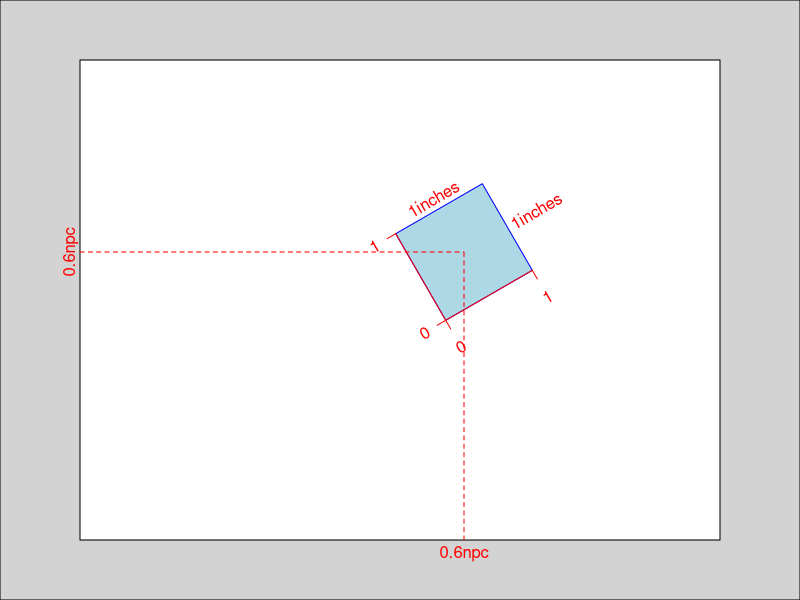
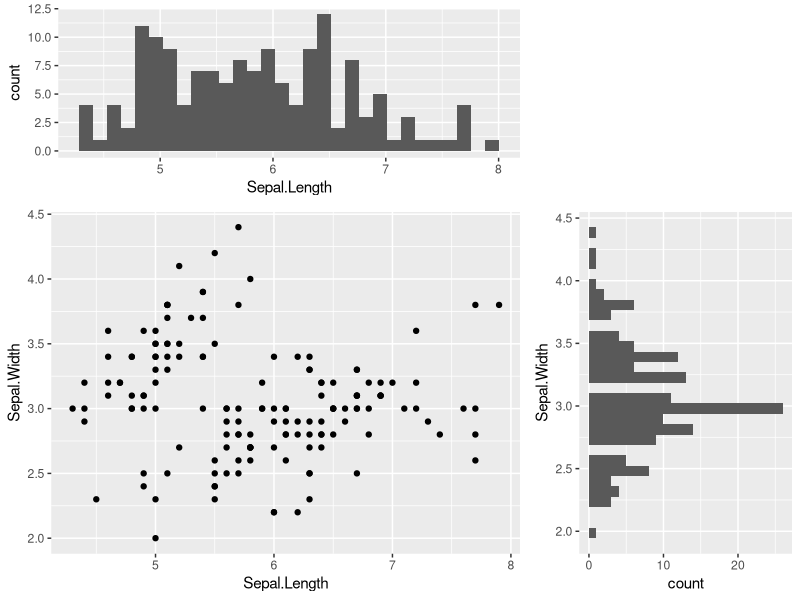
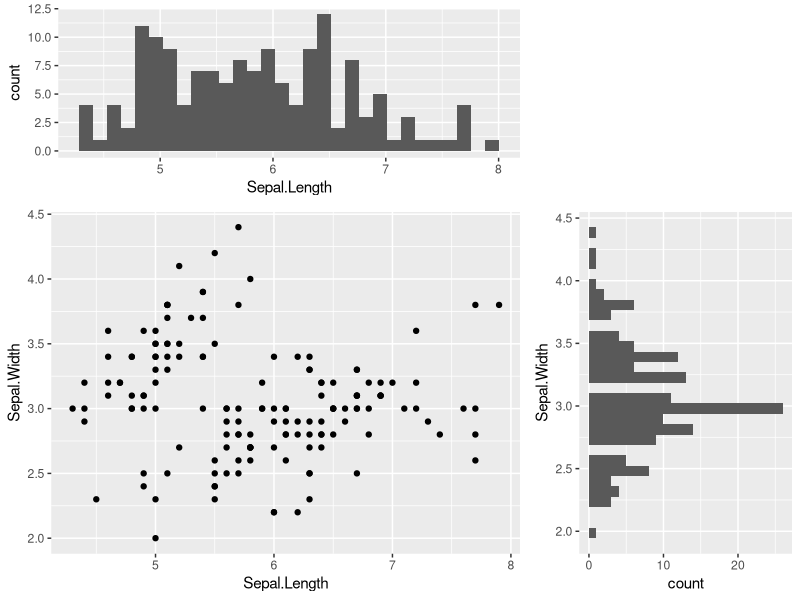
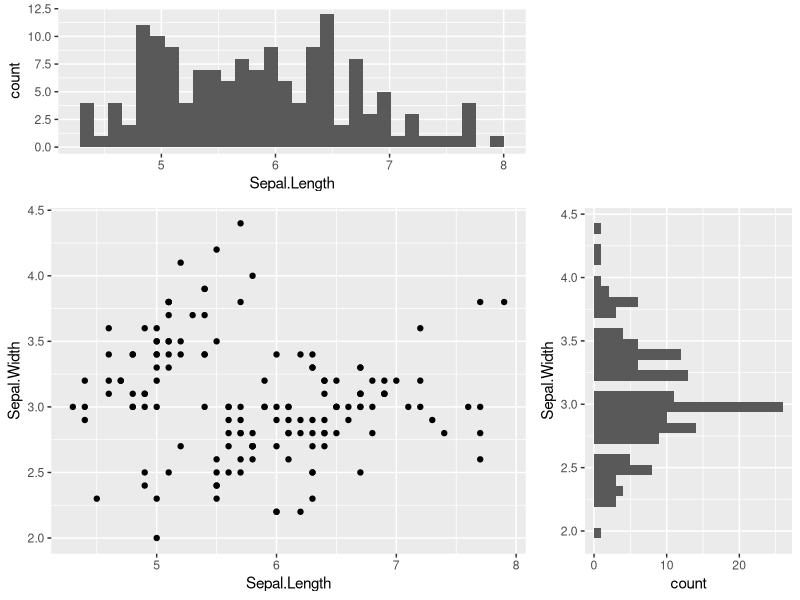

Generate these figures, in order, with R:
## ---- chunk 1
knitr::opts_chunk$set(echo = TRUE, warning=FALSE, message=FALSE)
## ---- chunk 2
library(grid)
grid.show.viewport(viewport(x=0.6, y=0.6, width=unit(1, "inches"), height=unit(1, "inches"), angle=30))
## ---- chunk 3
library(grid)
library(ggplot2)
# prepare ggplot charts
p.hist.len <- ggplot(iris) + geom_histogram(aes(x=Sepal.Length))
p.hist.wid <- ggplot(iris) + geom_histogram(aes(x=Sepal.Width)) + coord_flip()
p.scatter <- ggplot(iris) + geom_point(aes(x=Sepal.Length, y=Sepal.Width))

# create viewports
grid.newpage()
vp.len <- viewport(x=0, y=0.66, width=0.66, height=0.34, just=c("left", "bottom"))
vp.wid <- viewport(x=0.66, y=0, width=0.34, height=0.66, just=c("left", "bottom"))
vp.scatter <- viewport(x=0, y=0, width=0.66, height=0.66, just=c("left", "bottom"))

# direct the charts into the specified viewport
print(p.hist.len, vp=vp.len)
print(p.hist.wid, vp=vp.wid)
print(p.scatter, vp=vp.scatter)
## ---- chunk 4
# top left panel
grid.newpage()
vp.len <- viewport(x=0, y=0.66, width=0.66, height=0.34, just=c("left", "bottom"))
pushViewport(vp.len)
print(p.hist.len, newpage=F)
upViewport() # 返回父节点

# bottom right panel
vp.wid <- viewport(x=0.66, y=0, width=0.34, height=0.66, just=c("left", "bottom"))
pushViewport(vp.wid)
print(p.hist.wid, newpage=F)
upViewport()

# bottom left panel
vp.scatter <- viewport(x=0, y=0, width=0.66, height=0.66, just=c("left", "bottom"))
pushViewport(vp.scatter)
print(p.scatter, newpage=F)
upViewport()
## ---- chunk 5
grid.newpage()
pushViewport(viewport(layout = grid.layout(3, 3)))
print(p.scatter, vp=viewport(layout.pos.row=2:3, layout.pos.col=1:2))
print(p.hist.len, vp=viewport(layout.pos.row=1, layout.pos.col=1:2))
print(p.hist.wid, vp=viewport(layout.pos.row=2:3, layout.pos.col=3))
